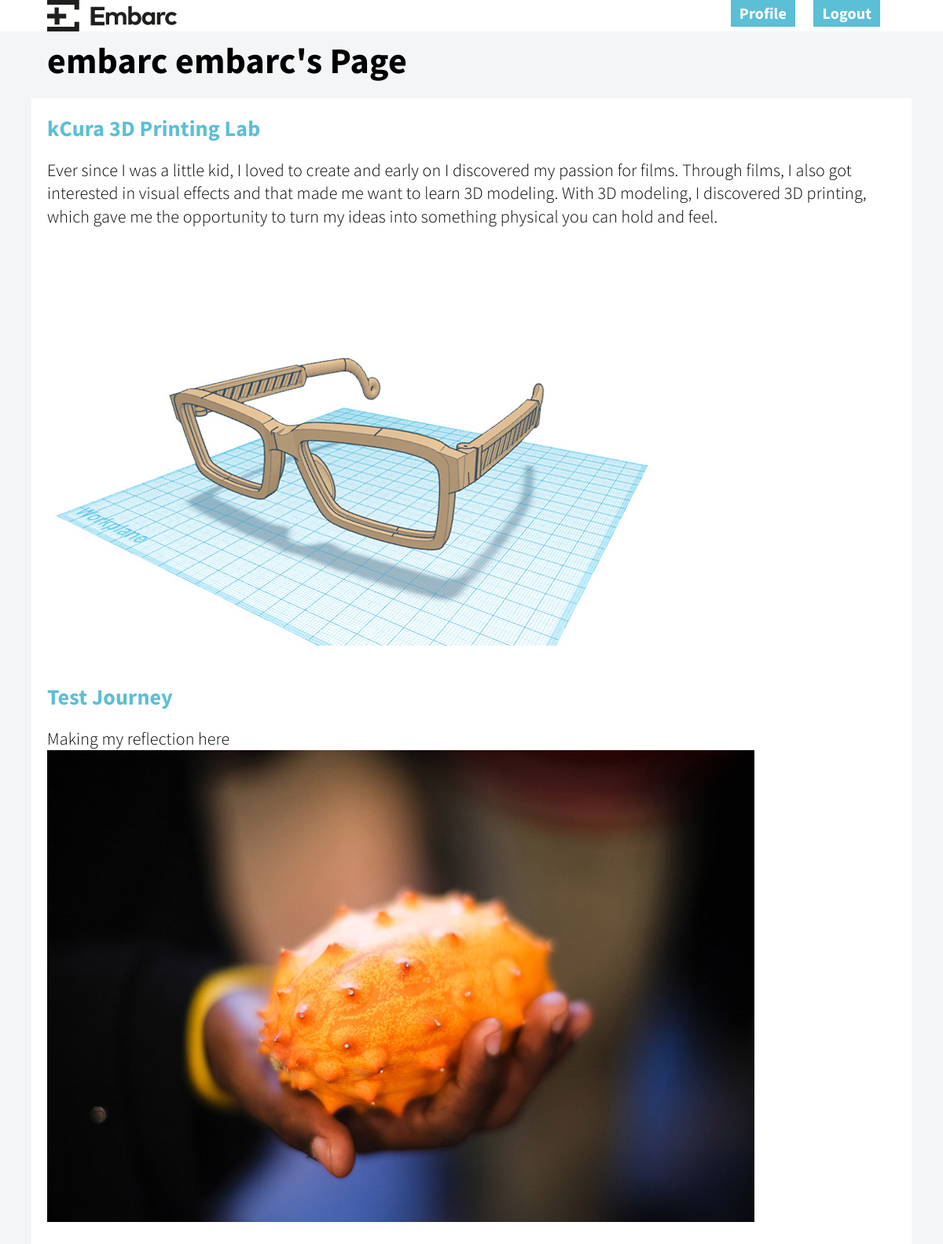
The app's page /profile/embarc/ (signed in) with its own data.
### embarc/models.py (models this page shows, shortened)
class User(db.Model):
    id = db.Column(db.Integer, primary_key=True)
    username = db.Column(db.String(120), unique=False, nullable=False)
    first_name = db.Column(db.String(120), unique=False, nullable=False)
    last_name = db.Column(db.String(120), unique=False, nullable=False)
    email = db.Column(db.String(120), unique=False, nullable=False)
    group = db.Column(db.String(120), unique=False, nullable=False)
    password = db.Column(db.String(120), unique=False, nullable=False)
    user_type = db.Column(db.String(10), unique=False, nullable=False)

class Reflection(db.Model):
    id = db.Column(db.Integer, primary_key=True)
    name = db.Column(db.String(120), unique=False, nullable=False)
    description = db.Column(db.String(3000), unique=False, nullable=False)
    journeyid = db.Column(db.Integer, unique=False, nullable=False)
    journeyname = db.Column(db.Integer, unique=False, nullable=False)
    date = db.Column(db.DateTime, nullable=False, default=datetime.utcnow)
    picture = db.Column(db.String(250), unique=False, nullable=True)

### embarc/views.py (the view)
@app.route('/profile/<user_slug>/', methods=['GET', 'POST'])
def show_user(user_slug):
    context = {
        "reflections" : Reflection.query.filter_by(name=user_slug)
    }
    full_user = User.query.filter_by(username=user_slug).first()
    return render_template('user.html', **context, user=current_user, target_user=full_user)

### embarc/views.py (called while the page is built)
@login_manager.user_loader
def load_user(id):
    return User.query.get(int(id))

@app.before_request
def get_current_user():
    g.user = current_user

### embarc/templates/user.html (shortened to what this page needs)
{% extends "layout.html" %}
{% block body %}
<div class="container">
    <h1> {{ target_user.first_name }} {{ target_user.last_name }}'s Page </h1>
</div>
{% for reflection in reflections %}
<div class="container container-comment">
    <a href="{{ url_for('show_journey', journey_slug=reflection['journeyid']) }}"><h3>{{ reflection['journeyname'] }}</h3></a>
    <h4>{{ reflection['description']}}</h4>
    {% if reflection.picture %}
    <img src="{{ url_for('static', filename='cdn/{}'.format(reflection.picture)) }}">
    {% endif %}
</div>
{% endfor %}
{% endblock %}

### embarc/static/css/all.css (style rules this page uses)
*,*:after,*:before { box-sizing:inherit }
html { box-sizing:border-box;font-size:62.5% }
body { color:#000;font-family:'Roboto', 'Helvetica Neue', 'Helvetica', 'Arial', sans-serif;font-size:1.6em;font-weight:300;letter-spacing:.01em;line-height:1.6 }
.container { margin:0 auto;max-width:112.0rem;padding:0 2.0rem;position:relative;width:100% }
a { color:#5bbfd6;text-decoration:none }
h1,h2,h3,h4,h5,h6 { font-weight:300;letter-spacing:-.1rem;margin-bottom:2.0rem;margin-top:0 }
h1 { font-size:4.6rem;line-height:1.2 }
h3 { font-size:2.8rem;line-height:1.3 }
h4 { font-size:2.2rem;letter-spacing:-.08rem;line-height:1.35 }
img { max-width:100% }
body { margin:0;background-color:#f4f5f6;font-family:'Source Sans Pro', sans-serif }
h1 { margin-top:5rem;margin-bottom:2rem }
h1,h2,h3 { font-weight:700 }
h1,h2,h3,h4 { letter-spacing:inherit }
.container-comment { background-color:#fff;padding:2rem }
.container-comment h4 { margin-bottom:0 }

### records on screen
User: first_name "embarc", last_name "embarc"
Reflection: journeyname "kCura 3D Printing Lab", description "Ever since I was a little kid, I loved to create and early on I discovered my passion for films. Through films, I also got interested in visual effects and that made me want to learn 3D modeling. With 3D modeling, I discovered 3D printing, which gave me the opportunity to turn my ideas into something physical you can hold and feel.", picture (picture)
Reflection: journeyname "Test Journey", description "Making my reflection here", picture (picture)
